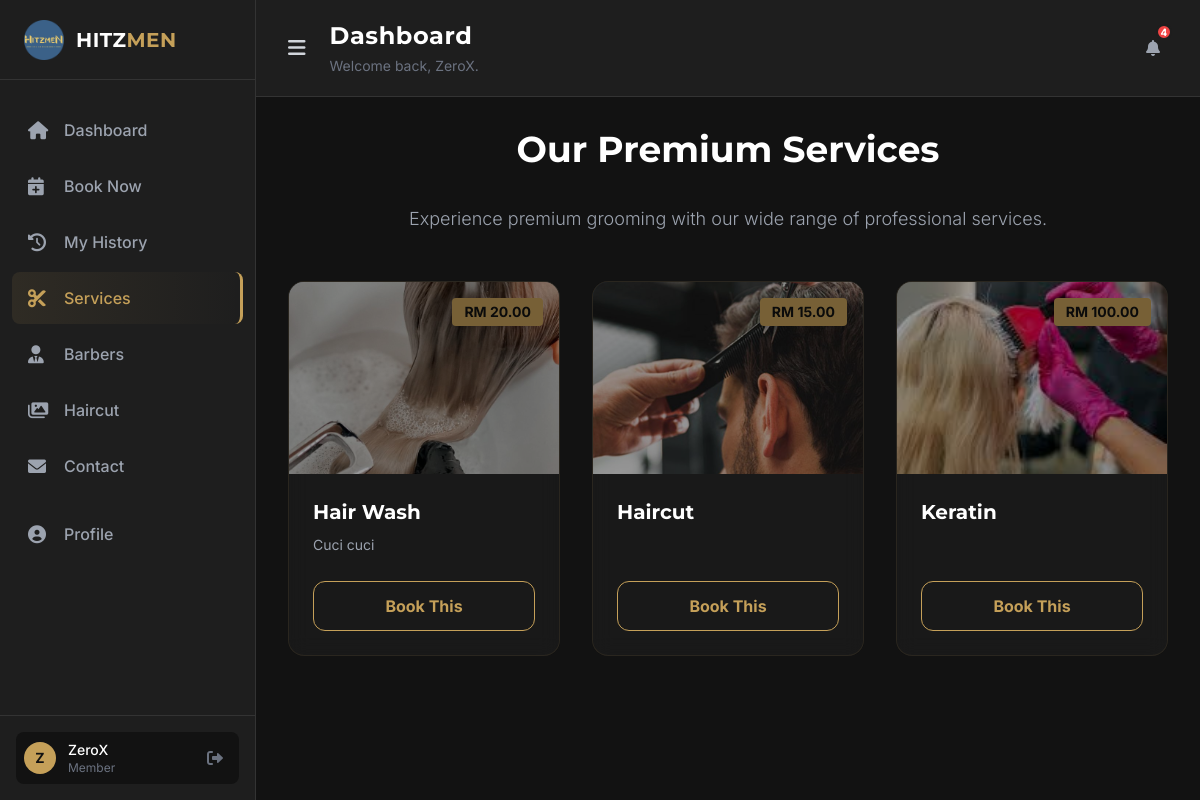
/dashboard.php?view=services (signed in), run on the app's committed database.
### tables this page shows
CREATE TABLE `services` (
  `id` int(11) NOT NULL,
  `service_name` varchar(100) NOT NULL,
  `price` decimal(10,2) NOT NULL,
  `description` text DEFAULT NULL,
  `image_path` varchar(255) DEFAULT NULL,
  `service_type` enum('haircut','shave','beard','styling','other') DEFAULT 'other',
  `image` varchar(255) DEFAULT NULL,
  `created_at` timestamp NOT NULL DEFAULT current_timestamp()
);

### dashboard.php (the view, shortened to what the rows shown need)
<?php
require_once __DIR__ . '/db.php';
$username = htmlspecialchars($_SESSION['username'] ?? 'guest');
$view = $_GET['view'] ?? 'dashboard';
$recentActivity = [];
?>
<!DOCTYPE html>
<html lang="en">
<head>
    <script src="https://cdn.tailwindcss.com"></script>
    <link rel="stylesheet" href="https://cdnjs.cloudflare.com/ajax/libs/font-awesome/6.0.0/css/all.min.css" />
</head>
<body class="bg-dark text-gray-100 font-sans h-[100dvh] overflow-hidden flex">
    <aside class="fixed md:static inset-y-0 left-0 w-64 bg-dark-card border-r border-dark-border flex flex-col z-40 transition-all duration-300 md:translate-x-0 -translate-x-full" id="sidebar">
        <div class="h-20 flex items-center justify-center border-b border-dark-border relative bg-dark-card">
            <div class="flex items-center space-x-3 px-6 w-full">
                <h2 class="text-xl font-heading font-bold text-white tracking-wide">HITZ<span class="text-gold">MEN</span></h2>
            </div>
        </div>
    </aside>
    <div class="flex-1 flex flex-col h-full overflow-hidden relative">
        <header class="bg-dark-card border-b border-dark-border px-4 md:px-8 py-4 md:py-5 flex justify-between items-center sticky top-0 z-30 glass-panel">
            <div class="flex items-center gap-4">
                <div>
                    <h1 class="text-lg md:text-2xl font-heading font-bold text-white tracking-wide">Dashboard</h1>
                </div>
            </div>
        </header>
        <main class="flex-1 overflow-y-auto p-4 md:p-8 relative" id="main-content">
            <?php if ($view === 'dashboard'): ?>
                <div id="section-dashboard" class="max-w-6xl mx-auto space-y-8 animate-fade-in">
                    <div class="bg-gradient-to-r from-dark-card to-dark-hover border border-dark-border rounded-2xl p-8 relative overflow-hidden">
                        <div class="relative z-10">
                            <h1 class="text-3xl md:text-4xl font-heading font-bold text-white mb-2">
                                Welcome back, <span class="text-gold"><?= $username ?></span>
                            </h1>
                            <p class="text-gray-400">Ready for your next fresh look?</p>
                        </div>
                    </div>
                    <div class="grid grid-cols-1 md:grid-cols-2 gap-6">
                        <div class="bg-dark-card p-6 rounded-xl border border-dark-border">
                            <div class="flex justify-between items-start">
                                <div>
                                    <p class="text-gray-400 text-xs uppercase font-bold tracking-wider">Total Bookings</p>
                                    <?php
                                        $totalBookings = 0;
                                        try {
                                            $stmtTotal = $pdo->prepare("SELECT COUNT(*) FROM appointments WHERE user_id = ?");
                                            $stmtTotal->execute([$_SESSION['user_id']]);
                                            $totalBookings = $stmtTotal->fetchColumn();
                                        } catch (PDOException $e) {}
                                    ?>
                                    <h3 class="text-2xl font-bold text-white mt-1"><?= $totalBookings ?></h3>
                                </div>
                                <div class="p-3 bg-blue-900/20 rounded-lg text-blue-400"><i class="fas fa-calendar-check"></i></div>
                            </div>
                        </div>
                        <div class="bg-dark-card p-6 rounded-xl border border-dark-border">
                            <div class="flex justify-between items-start">
                                <div>
                                    <p class="text-gray-400 text-xs uppercase font-bold tracking-wider">Member Status</p>
                                    <h3 class="text-2xl font-bold text-gold mt-1">Active</h3>
                                </div>
                                <div class="p-3 bg-green-900/20 rounded-lg text-green-400"><i class="fas fa-id-card"></i></div>
                            </div>
                        </div>
                    </div>
                    <div class="bg-dark-card rounded-xl border border-dark-border overflow-hidden">
                        <div class="p-6 border-b border-dark-border flex justify-between items-center">
                            <h3 class="font-heading font-bold text-lg text-white">Recent Activity</h3>
                            <a href="?view=history" class="text-sm text-gold hover:text-white">View All History</a>
                        </div>
                        <div class="overflow-x-auto">
                            <table class="w-full text-left border-collapse">
                                <thead>
                                    <tr class="text-xs text-gray-500 uppercase border-b border-dark-border">
                                        <th class="px-6 py-4 font-bold">Date</th>
                                        <th class="px-6 py-4 font-bold">Service</th>
                                        <th class="px-6 py-4 font-bold">Barber</th>
                                        <th class="px-6 py-4 font-bold text-right">Status</th>
                                    </tr>
                                </thead>
                                <tbody class="text-sm">
                                    <?php if (empty($recentActivity)): ?>
                                        <tr><td colspan="4" class="px-6 py-8 text-center text-gray-500 italic">No recent appointments found.</td></tr>
                                    <?php else: ?>
                                        <?php foreach ($recentActivity as $activity):
                                            $statusColor = 'bg-gray-800 text-gray-300';
                                            if($activity['status'] === 'Confirmed') $statusColor = 'bg-green-900/30 text-green-400 border border-green-900';
                                            if($activity['status'] === 'Pending') $statusColor = 'bg-yellow-900/30 text-yellow-400 border border-yellow-900';
                                            if($activity['status'] === 'Cancelled') $statusColor = 'bg-red-900/30 text-red-400 border border-red-900';
                                        ?>
                                        <tr class="border-b border-dark-border last:border-0 hover:bg-dark-hover transition-colors">
                                            <td class="px-6 py-4 text-white font-medium">
                                                <?= date('M d, Y', strtotime($activity['appointment_date'])) ?>
                                                <span class="text-xs text-gray-500 block"><?= date('h:i A', strtotime($activity['appointment_time'])) ?></span>
                                            </td>
                                            <td class="px-6 py-4 text-gray-300"><?= htmlspecialchars($activity['service_list']) ?></td>
                                            <td class="px-6 py-4 text-gray-300"><?= htmlspecialchars($activity['barber_name'] ?? '-') ?></td>
                                            <td class="px-6 py-4 text-right">
                                                <span class="px-3 py-1 rounded-full text-xs font-bold <?= $statusColor ?>"><?= $activity['status'] ?></span>
                                            </td>
                                        </tr>
                                        <?php endforeach; ?>
                                    <?php endif; ?>
                                </tbody>
                            </table>
                        </div>
                    </div>
                </div>
            <?php elseif ($view === 'history'): ?>
                 <?php include 'includes/history_partial.php'; ?>
            <?php elseif ($view === 'services'): ?>
                 <?php include 'includes/services_partial.php'; ?>
             <?php elseif ($view === 'barbers'): ?>
                 <?php include 'includes/barbers_partial.php'; ?>
             <?php elseif ($view === 'haircuts'): ?>
                 <?php include 'includes/haircuts_partial.php'; ?>
            <?php else: ?>
                <div class="text-center py-20">
                    <h2 class="text-2xl text-red-500">Page Not Found</h2>
                </div>
            <?php endif; ?>
        </main>
    </div>
</body>
</html>
?></html>

### includes/services_partial.php (shortened to what the rows shown need)
<?php
try {
    $stmt = $pdo->query("SELECT * FROM services ORDER BY service_name ASC");
    $services = $stmt->fetchAll(PDO::FETCH_ASSOC);
} catch (PDOException $e) {
    error_log("Error fetching services: " . $e->getMessage());
    $services = [];
}
?>
<div class="animate-fade-in space-y-8">
    <div class="text-center mb-12">
        <h2 class="text-3xl md:text-4xl font-heading font-bold text-white mb-4">Our Premium Services</h2>
    </div>
    <?php if (empty($services)): ?>
        <div class="text-center py-12 bg-dark-card rounded-xl border border-dark-border">
            <p class="text-xl text-gray-400">No services currently listed.</p>
        </div>
    <?php else: ?>
        <div class="grid grid-cols-1 md:grid-cols-2 lg:grid-cols-3 gap-8">
            <?php foreach ($services as $service): ?>
                <div class="glass-card rounded-2xl overflow-hidden flex flex-col h-full group hover:border-gold/50 transition-all duration-300">
                    <div class="relative h-48 bg-gray-800 overflow-hidden">
                        <?php if (!empty($service['image'])): ?>
                            <img src="uploads/<?php echo htmlspecialchars($service['image']); ?>"
                                 alt="<?php echo htmlspecialchars($service['service_name']); ?>"
                                 class="w-full h-full object-cover transition duration-700 group-hover:scale-110">
                        <?php else: ?>
                            <div class="w-full h-full flex items-center justify-center bg-dark text-gray-700">
                                <i class="fas fa-cut text-5xl"></i>
                            </div>
                        <?php endif; ?>
                        <div class="absolute top-4 right-4 bg-gold text-dark font-bold px-3 py-1 rounded shadow-lg text-sm">
                            RM <?php echo number_format($service['price'], 2); ?>
                        </div>
                        <div class="absolute inset-0 bg-black/40 group-hover:bg-black/20 transition-all duration-300"></div>
                    </div>
                    <div class="p-6 flex-1 flex flex-col">
                        <h3 class="text-xl font-bold font-heading text-white mb-2">
                            <?php echo htmlspecialchars($service['service_name']); ?>
                        </h3>
                        <p class="text-gray-400 mb-6 flex-1 text-sm leading-relaxed line-clamp-3">
                            <?php echo htmlspecialchars($service['description'] ?? 'No description available.'); ?>
                        </p>
                        <a href="?view=book" class="block w-full py-3 rounded-xl border border-gold text-gold text-center font-bold hover:bg-gold hover:text-dark transition-all">
                            Book This
                        </a>
                    </div>
                </div>
            <?php endforeach; ?>
        </div>
    <?php endif; ?>
</div>

### data on the page
services: image (picture), price "20.00", service_name "Hair Wash", description "Cuci cuci"
services: image (picture), price "15.00", service_name "Haircut"
services: image (picture), price "100.00", service_name "Keratin"

### other printed values
substr($username, 0, 1) "Z"
$username "ZeroX"
$notifCount "4"
